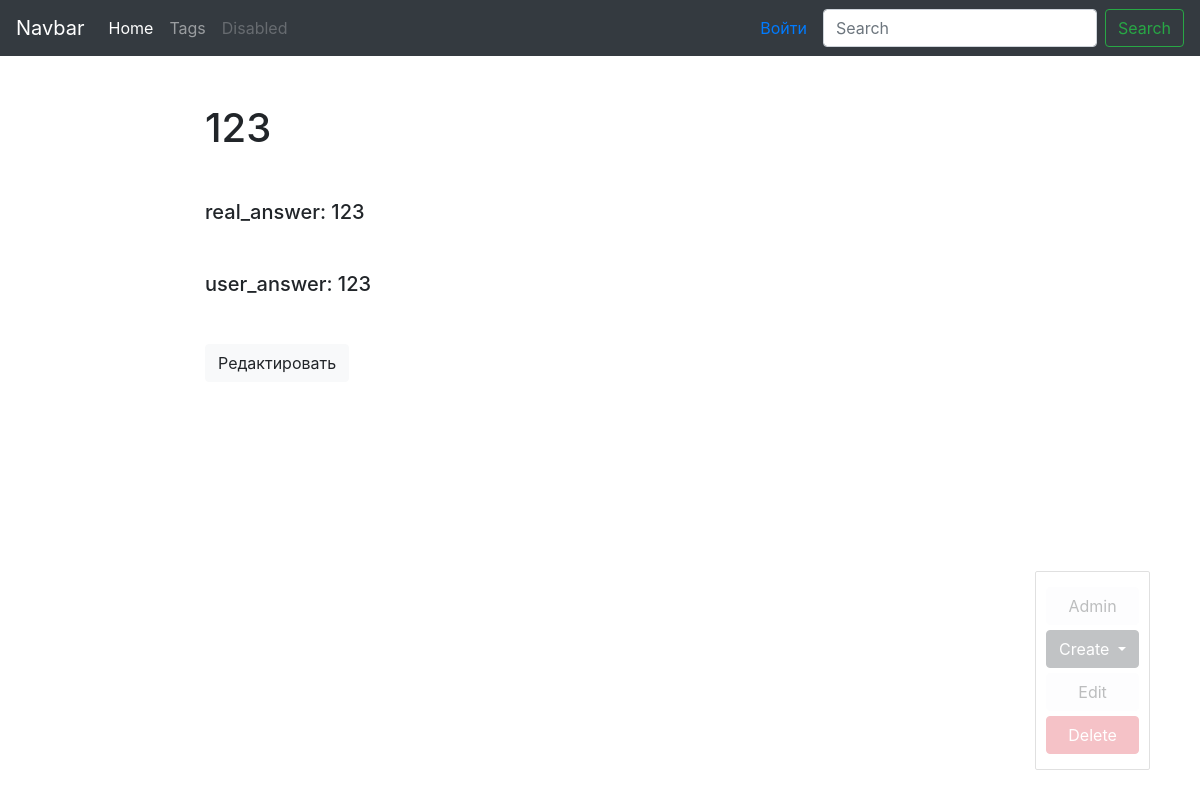
/message/123-1547794393/, run on the app's committed database.
### body/models.py (models this page shows, shortened)
class Message(models.Model):
    text = models.TextField('Сообщение', max_length=500)
    user = models.ForeignKey(User, verbose_name='Пользователь', on_delete=models.CASCADE, null=True)
    real_answer = models.TextField('real_answer', max_length=150)
    tags = models.ManyToManyField('Tag', blank=True, related_name='messages')
    date = models.DateTimeField('Дата', auto_now_add=True)
    slug = models.SlugField(max_length=150, unique=True, blank=True)
    user_answer = models.TextField('Ответ пользователя', max_length=500, null=True)
    def get_delete_url(self):
        return reverse('message_delete_url', kwargs={'slug': self.slug})
    def get_update_url(self):
        return reverse('message_update_url', kwargs={'slug': self.slug})

### body/views.py (the view)
# urls.py: path('message/<str:slug>/', MessageDetail.as_view(), name='message_detail_url'),
class MessageDetail(ObjectDetailMixin, View):
    model = Message
    template = 'message_detail.html'

### body/utils.py (called while the page is built)
    def get(self, request, slug):
        obj=get_object_or_404(self.model, slug__iexact=slug)
        return render(request, self.template, context=
        {self.model.__name__.lower(): obj,'admin_object':obj, 'detail': True})

### body/templates/message_detail.html
{% extends 'Base.html'%}
{% block content%}
    <h1 class="mb-5">
        {{message.text}}
    </h1>
    <h5 class="mb-5">
        real_answer: {{message.real_answer}}
    </h5>
    {% if message.user_answer != None %}
    <h5 class="mb-5">
        user_answer: {{message.user_answer}}
    </h5>
    <a href="{% url 'user_answer_url' slug=message.slug %}" class="btn btn-light">Редактировать</a>
    {% elif message.user_answer == None%}
    <a href="{% url 'user_answer_url' slug=message.slug %}" class="btn btn-light">Ответить</a>
    {% endif %}
{% endblock %}

### data on the page
Message: text "123", real_answer "123", user_answer "123"
